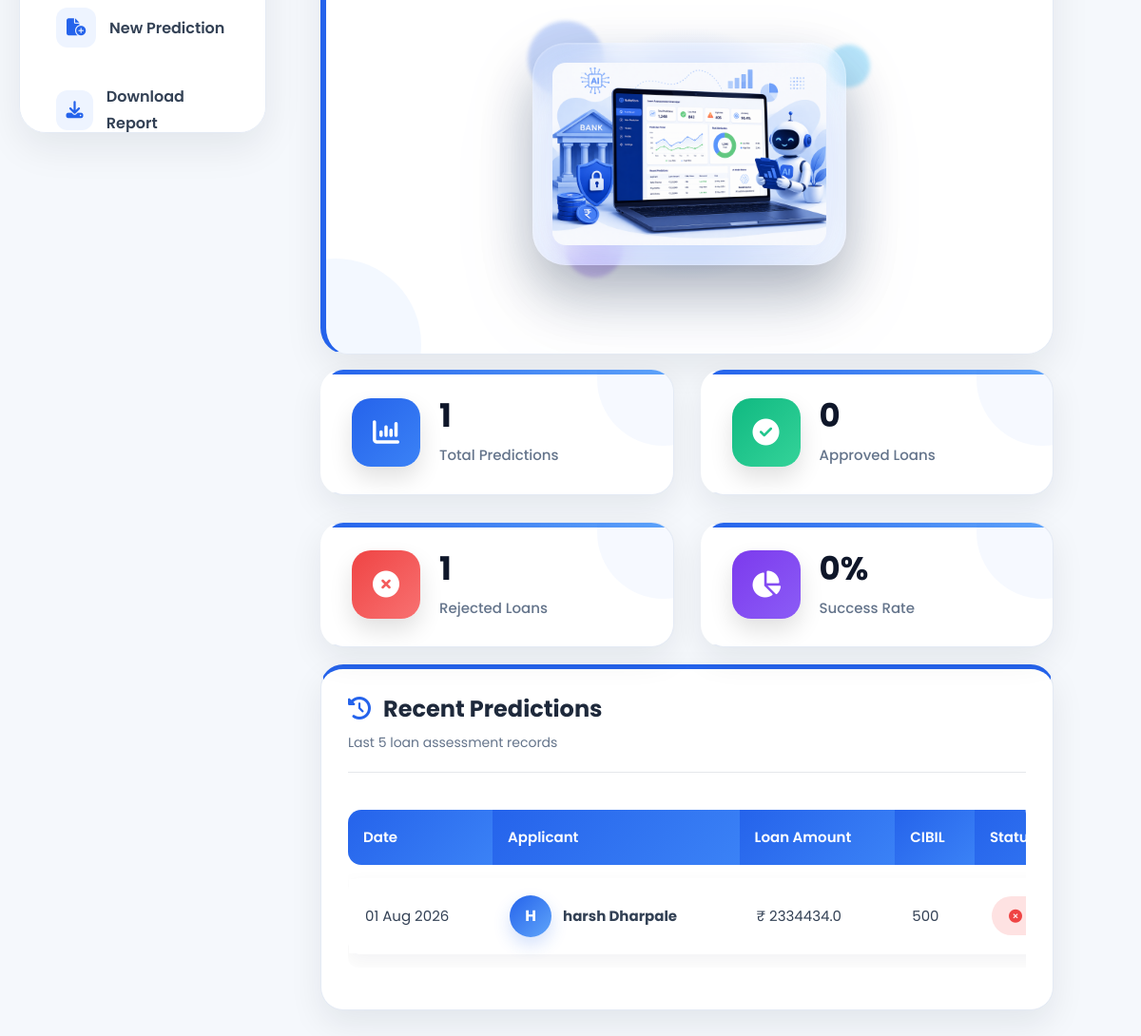
/dashboard/ (signed in, lower part), run on an earlier commit of the app's database.
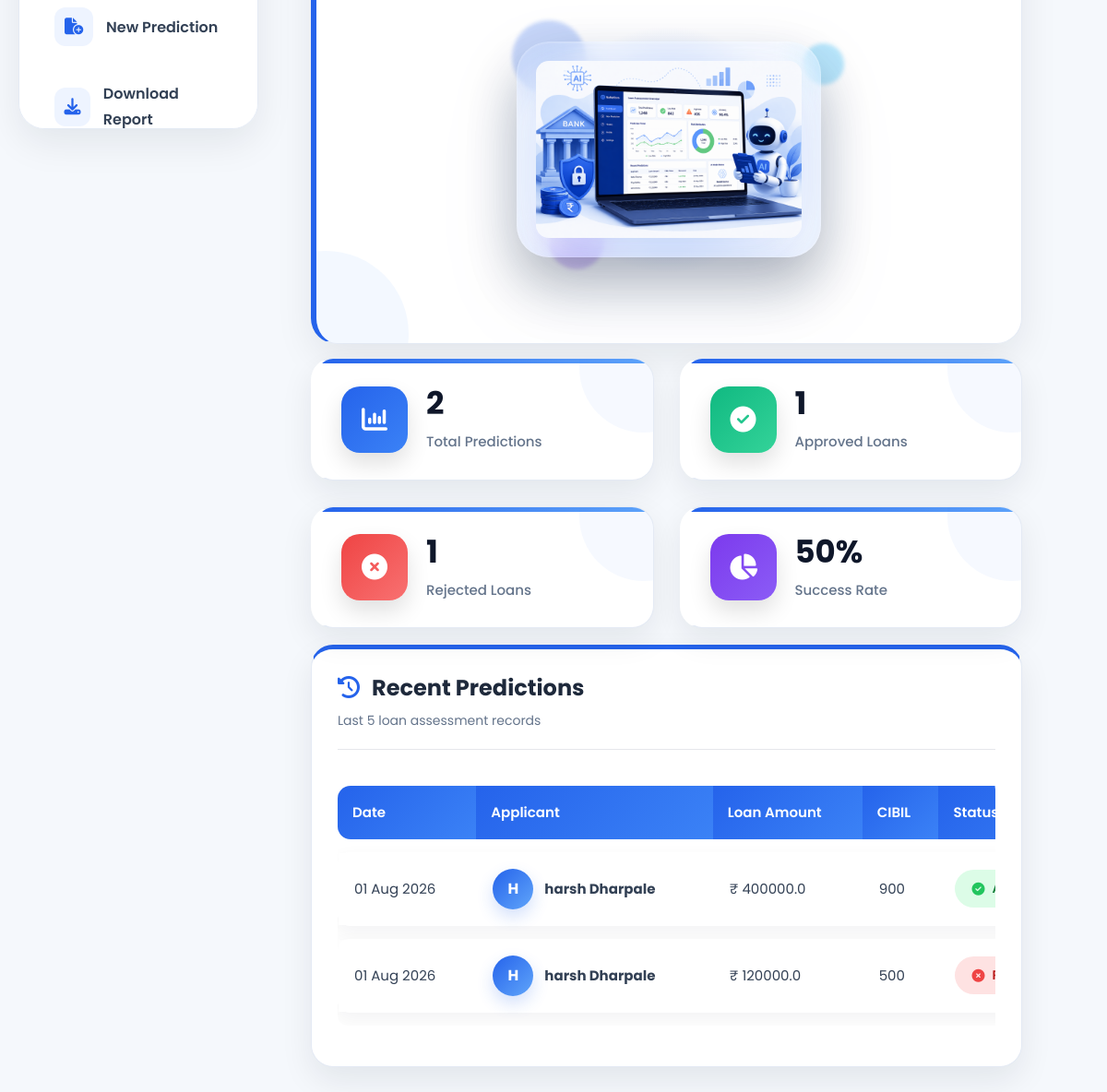
And on a later commit of the database.
### website/models.py (models this page shows, shortened)
class Prediction(models.Model):
    EDUCATION = [
        ('Graduate', 'Graduate'),
        ('Not Graduate', 'Not Graduate'),
    ]
    YES_NO = [
        ('Yes', 'Yes'),
        ('No', 'No'),
    ]
    RESULT = [
        ('Approved', 'Approved'),
        ('Rejected', 'Rejected'),
    ]
    user = models.ForeignKey(
        User,
        on_delete=models.CASCADE,
        related_name='predictions'
    )
    no_of_dependents = models.IntegerField()
    education = models.CharField(
        max_length=20,
        choices=EDUCATION
    )
    self_employed = models.CharField(
        max_length=10,
        choices=YES_NO
    )
    income_annum = models.FloatField()
    loan_amount = models.FloatField()
    loan_term = models.IntegerField()
    cibil_score = models.IntegerField()
    residential_assets_value = models.FloatField()
    commercial_assets_value = models.FloatField()
    luxury_assets_value = models.FloatField()
    bank_asset_value = models.FloatField()
    loan_income_ratio = models.FloatField(
        default=0
    )
    asset_loan_ratio = models.FloatField(
        default=0
    )
    prediction_result = models.CharField(
        max_length=20,
        choices=RESULT,
        blank=True
    )
    prediction_probability = models.FloatField(
        default=0
    )
    created_at = models.DateTimeField(
        auto_now_add=True
    )
    prediction_probability = models.FloatField(
        default=0
    )
    status = models.CharField(
    max_length=20,
    default="Completed"
    )
    risk_level = models.CharField(
    max_length=20,
    default="Low"
    )

### website/views.py (the view)
# urls.py: path('dashboard/', views.dashboard, name='dashboard'),
@login_required
def dashboard(request):
    all_predictions = Prediction.objects.filter(
        user=request.user
    )
    predictions = all_predictions.order_by(
        "-created_at"
    )[:5]
    context = {
        "predictions": predictions,
        "total_predictions": all_predictions.count(),
        "approved_count": all_predictions.filter(
            prediction_result="Approved"
        ).count(),
        "rejected_count": all_predictions.filter(
            prediction_result="Rejected"
        ).count(),
    }
    return render(
        request,
        "dashboard.html",
        context
    )

### templates/dashboard.html (shortened to what the changed rows need)
{% extends 'base.html' %}
{% load static %}
{% block extra_css %}
<link rel="stylesheet" href="{% static 'css/dashboard.css' %}">
{% endblock %}
{% block content %}
<section class="dashboard-section">
<div class="container-fluid">
<div class="dashboard-wrapper">
<div class="dashboard-content">
<div id="dashboard-panel" class="dashboard-panel">
<div class="stats-grid">
    <div class="premium-card">
        <div class="card-content">
            <h3>
                {{ total_predictions }}
            </h3>
            <p>
                Total Predictions
            </p>
        </div>
    </div>
    <div class="premium-card">
        <div class="card-content">
            <h3>
                {{ approved_count }}
            </h3>
            <p>
                Approved Loans
            </p>
        </div>
    </div>
    <div class="premium-card">
        <div class="card-content">
            <h3>
                {% if total_predictions > 0 %}
                    {% widthratio approved_count total_predictions 100 %}%
                {% else %}
                    0%
                {% endif %}
            </h3>
            <p>
                Success Rate
            </p>
        </div>
    </div>
</div>
<div class="prediction-table-card">
    <div class="table-responsive">
        <table class="table align-middle">
            <thead>
                <tr>
                    <th>Date</th>
                    <th>Applicant</th>
                    <th>Loan Amount</th>
                    <th>CIBIL</th>
                    <th>Status</th>
                </tr>
            </thead>
            <tbody>
            {% for prediction in predictions %}
            <tr>
                <td>
                    {{ prediction.created_at|date:"d M Y" }}
                </td>
                <td>
                    <div class="applicant-info">
                        <div class="avatar">
                            {{ request.user.first_name|first|default:request.user.username|first|upper }}
                        </div>
                        <div>
                            <strong>
                                {{ request.user.get_full_name|default:request.user.username }}
                            </strong>
                        </div>
                    </div>
                </td>
                <td>
                    ₹ {{ prediction.loan_amount }}
                </td>
                <td>
                    {{ prediction.cibil_score }}
                </td>
                <td>
                    {% if prediction.prediction_result == "Approved" %}
                    <span class="status success">
                        <i class="fa-solid fa-circle-check"></i>
                    </span>
                    {% else %}
                    <span class="status danger">
                        <i class="fa-solid fa-circle-xmark"></i>
                    </span>
                    {% endif %}
                </td>
            </tr>
            {% endfor %}
            </tbody>
        </table>
    </div>
</div>
</div>
</div>
</div>
</div>
</section>
{% endblock %}

What changed in the data, as far as the page shows it:
removed Prediction: created_at "01 Aug 2026", auth_user.user.first_name|first "H", {{ request.user.get_full_name|default:request.user.username }} "harsh Dharpale", loan_amount "2334434.0", cibil_score "500", prediction_result "Rejected" (drawn)
added Prediction: created_at "01 Aug 2026", auth_user.user.first_name|first "H", {{ request.user.get_full_name|default:request.user.username }} "harsh Dharpale", loan_amount "400000.0", cibil_score "900", prediction_result "Approved" (drawn)
added Prediction: created_at "01 Aug 2026", auth_user.user.first_name|first "H", {{ request.user.get_full_name|default:request.user.username }} "harsh Dharpale", loan_amount "120000.0", cibil_score "500", prediction_result "Rejected" (drawn)
Also different on the page:
{{ total_predictions }}: "1" → "2"
{{ approved_count }}: "0" → "1"
text no longer shown: "0"
text now shown: "50"
